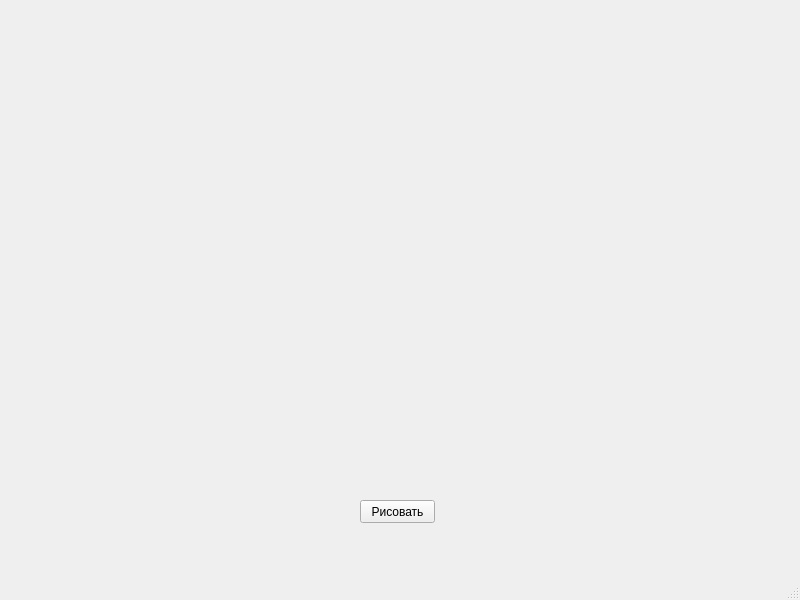
<?xml version="1.0" encoding="UTF-8"?>
<ui version="4.0">
 <class>MainWindow</class>
 <widget class="QMainWindow" name="MainWindow">
  <property name="geometry">
   <rect>
    <x>0</x>
    <y>0</y>
    <width>800</width>
    <height>600</height>
   </rect>
  </property>
  <property name="windowTitle">
   <string>MainWindow</string>
  </property>
  <widget class="QWidget" name="centralwidget">
   <widget class="QPushButton" name="drawBtn">
    <property name="geometry">
     <rect>
      <x>360</x>
      <y>500</y>
      <width>75</width>
      <height>23</height>
     </rect>
    </property>
    <property name="text">
     <string>Рисовать</string>
    </property>
   </widget>
  </widget>
  <widget class="QMenuBar" name="menubar">
   <property name="geometry">
    <rect>
     <x>0</x>
     <y>0</y>
     <width>800</width>
     <height>21</height>
    </rect>
   </property>
  </widget>
  <widget class="QStatusBar" name="statusbar"/>
 </widget>
 <resources/>
 <connections/>
</ui>
